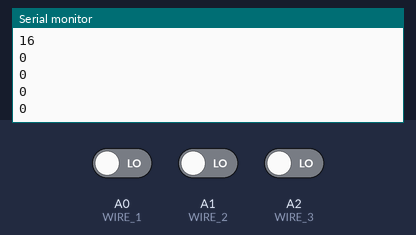
Bench run of a sketch on a simulated Arduino Uno, built with avr-gcc and run on an emulated ATmega328P. Shown: the last lines printed to the serial monitor. The test bench sets the inputs (shaded band); at power-on: A0 (WIRE_1) LOW, A1 (WIRE_2) LOW, A2 (WIRE_3) LOW.

Above: at 1.8 s.
1.9 s: A0 (WIRE_1) driven HIGH
At 2.4 s:
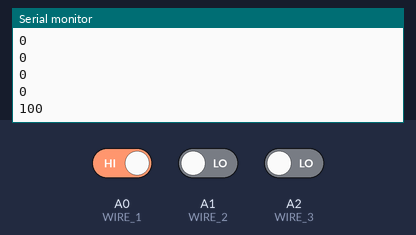
3.4 s: A1 (WIRE_2) driven HIGH
At 3.9 s:
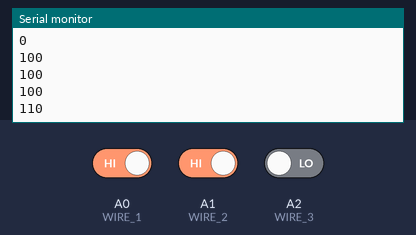
4.9 s: A2 (WIRE_3) driven HIGH
At 5.4 s:
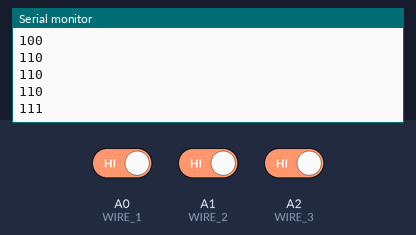
6.4 s: A0 (WIRE_1) driven LOW
At 6.9 s:
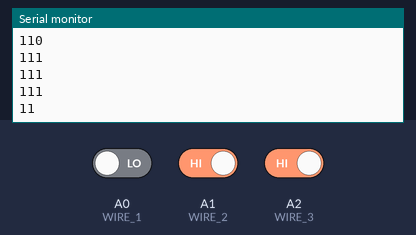
7.9 s: A1 (WIRE_2) driven LOW
At 8.4 s:
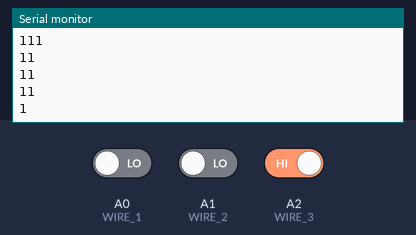
Timing chart, 0 to 10.4 s (numbered marks = the images above; inputs shaded):
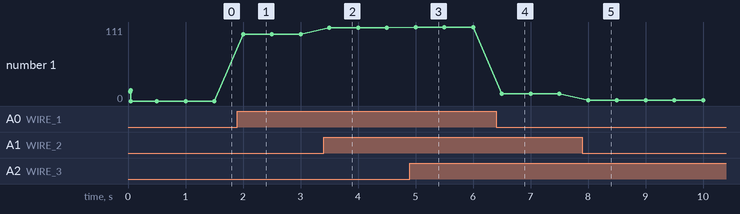

The sketch:

wires.ino
```cpp
#define WIRE_1 A0
#define WIRE_2 A1
#define WIRE_3 A2

void setup() {
  pinMode(WIRE_1, INPUT);
  pinMode(WIRE_2, INPUT);
  pinMode(WIRE_3, INPUT);

  Serial.begin(9600);                 /* Initialise le port serie */
  while (!Serial);                    /* Attends la liaison du port série */
  Serial.println("Serial is ready");

  Serial.println("Application Up !!!");
  Serial.println(A0);
  Serial.println(A1);
  Serial.println(A2);
}

void loop() {
  int w1 = digitalRead(WIRE_1)*100;
  int w2 = digitalRead(WIRE_2)*10;
  int w3 = digitalRead(WIRE_3)*1;
  int wires = w1 + w2 + w3;
  Serial.println(wires);
  delay(500);
}
```

Measured:
- after the input at 1.9 s, the serial monitor: prints a new line after 0.10 s (image 1)
- after the input at 3.4 s, the serial monitor: prints a new line after 0.10 s (image 2)
- after the input at 4.9 s, the serial monitor: prints a new line after 0.10 s (image 3)
- after the input at 6.4 s, the serial monitor: prints a new line after 0.10 s (image 4)
- after the input at 7.9 s, the serial monitor: prints a new line after 0.10 s (image 5)
- plotted number 1: 0 → 100 after the input at 1.9 s, 100 → 110 after the input at 3.4 s, 110 → 111 after the input at 4.9 s, 111 → 11 after the input at 6.4 s, 11 → 1 after the input at 7.9 s
